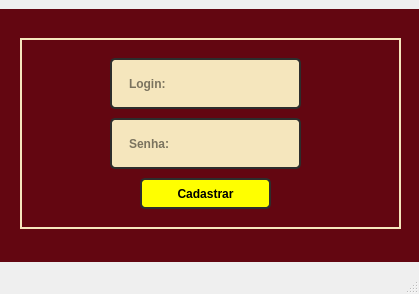
<?xml version="1.0" encoding="UTF-8"?>
<ui version="4.0">
 <class>MainWindow</class>
 <widget class="QMainWindow" name="MainWindow">
  <property name="geometry">
   <rect>
    <x>0</x>
    <y>0</y>
    <width>419</width>
    <height>294</height>
   </rect>
  </property>
  <property name="minimumSize">
   <size>
    <width>419</width>
    <height>294</height>
   </size>
  </property>
  <property name="maximumSize">
   <size>
    <width>419</width>
    <height>294</height>
   </size>
  </property>
  <property name="windowTitle">
   <string>Cadastro Login</string>
  </property>
  <widget class="QWidget" name="centralwidget">
   <layout class="QHBoxLayout" name="horizontalLayout">
    <property name="spacing">
     <number>0</number>
    </property>
    <property name="leftMargin">
     <number>0</number>
    </property>
    <property name="topMargin">
     <number>0</number>
    </property>
    <property name="rightMargin">
     <number>0</number>
    </property>
    <property name="bottomMargin">
     <number>0</number>
    </property>
    <item>
     <widget class="QFrame" name="frame">
      <property name="minimumSize">
       <size>
        <width>419</width>
        <height>253</height>
       </size>
      </property>
      <property name="maximumSize">
       <size>
        <width>419</width>
        <height>253</height>
       </size>
      </property>
      <property name="styleSheet">
       <string notr="true">background-color: rgb(99, 6, 17);</string>
      </property>
      <property name="frameShape">
       <enum>QFrame::NoFrame</enum>
      </property>
      <property name="frameShadow">
       <enum>QFrame::Raised</enum>
      </property>
      <widget class="QFrame" name="frame_2">
       <property name="geometry">
        <rect>
         <x>20</x>
         <y>29</y>
         <width>381</width>
         <height>191</height>
        </rect>
       </property>
       <property name="styleSheet">
        <string notr="true">border: 2px solid rgb(245, 230, 189);</string>
       </property>
       <property name="frameShape">
        <enum>QFrame::StyledPanel</enum>
       </property>
       <property name="frameShadow">
        <enum>QFrame::Raised</enum>
       </property>
       <widget class="QLineEdit" name="login_cadastro">
        <property name="geometry">
         <rect>
          <x>90</x>
          <y>20</y>
          <width>191</width>
          <height>51</height>
         </rect>
        </property>
        <property name="font">
         <font>
          <weight>75</weight>
          <bold>true</bold>
         </font>
        </property>
        <property name="styleSheet">
         <string notr="true">QLineEdit{
	border: 2px solid rgb(45, 45, 45);
 	border-radius: 5px;
    padding: 15px;

	color: rgb(0, 0, 0);
	background-color: rgb(245, 230, 189);
}
QLineEdit:hover{
	border: 2px solid rgb(55, 55, 55);
}
QLineEdit:focus{
	border: 2px solid rgb(255, 207, 0);
     
	color: rgb(0, 0, 0);
}</string>
        </property>
        <property name="placeholderText">
         <string>Login:</string>
        </property>
       </widget>
       <widget class="QLineEdit" name="senha_cadastro">
        <property name="geometry">
         <rect>
          <x>90</x>
          <y>80</y>
          <width>191</width>
          <height>51</height>
         </rect>
        </property>
        <property name="font">
         <font>
          <weight>75</weight>
          <bold>true</bold>
         </font>
        </property>
        <property name="styleSheet">
         <string notr="true">QLineEdit{
	border: 2px solid rgb(45, 45, 45);
 	border-radius: 5px;
    padding: 15px;

	color: rgb(0, 0, 0);
	background-color: rgb(245, 230, 189);
}
QLineEdit:hover{
	border: 2px solid rgb(55, 55, 55);
}
QLineEdit:focus{
	border: 2px solid rgb(255, 207, 0);
     
	color: rgb(0, 0, 0);
}</string>
        </property>
        <property name="placeholderText">
         <string>Senha:</string>
        </property>
       </widget>
       <widget class="QPushButton" name="cadastrar_login">
        <property name="geometry">
         <rect>
          <x>120</x>
          <y>140</y>
          <width>131</width>
          <height>31</height>
         </rect>
        </property>
        <property name="font">
         <font>
          <weight>75</weight>
          <bold>true</bold>
         </font>
        </property>
        <property name="styleSheet">
         <string notr="true">QPushButton{
	border: 2px solid rgb(45, 45, 45);
 	border-radius: 5px;
    padding: 5px;
     color: rgb(255,275,275);
	background-color: rgb(255, 255, 255);
	
	
	background-color: rgb(255, 255, 0);
}
QPushButton:hover{
	border: 2px solid rgb(55, 55, 55);
    color: rgb(0,0,0);
}
QPushButton:focus{
	border: 2px solid rgb(255, 207, 0);
     color: rgb(0, 0, 0);
}</string>
        </property>
        <property name="text">
         <string>Cadastrar</string>
        </property>
       </widget>
      </widget>
     </widget>
    </item>
   </layout>
  </widget>
  <widget class="QMenuBar" name="menubar">
   <property name="geometry">
    <rect>
     <x>0</x>
     <y>0</y>
     <width>419</width>
     <height>21</height>
    </rect>
   </property>
  </widget>
  <widget class="QStatusBar" name="statusbar"/>
 </widget>
 <resources/>
 <connections/>
</ui>
